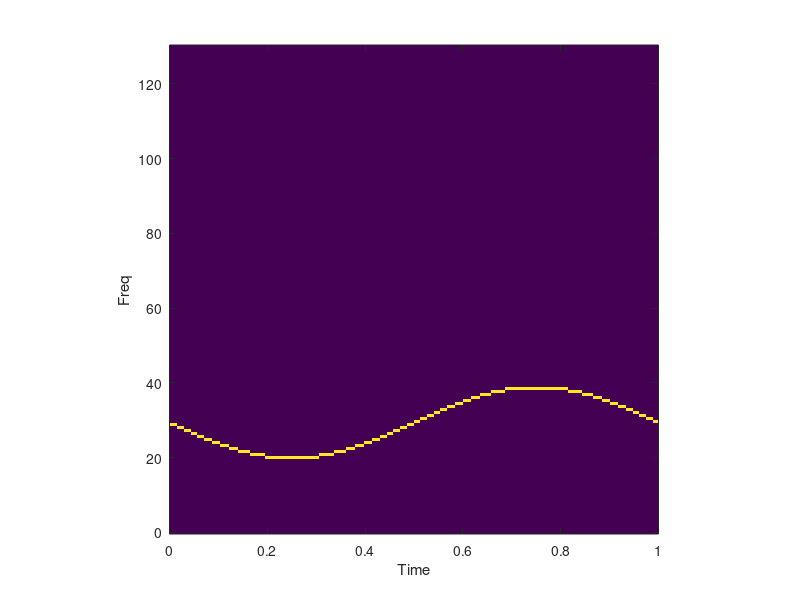

Source code (MATLAB):
% This code draw the real instantaneous frequency in Figure 1 of
% H. Yang, Robustness Analysis of Synchrosqueezed Transforms, preprint,
% 2014.


if(1)
    N = 2^10;
    Nx = N;
    t=1:Nx;
    fprintf('sampling rate is %d per second\n',N);
    x = [0:N-1]/N;
    fff = zeros(1,N);
    amp = 0.05;
    F2 = 30;
    yy = x +amp*cos(2*pi*x);
    f2 = exp(2*pi*i*F2*yy);
    InstFreq = F2*(1-amp*sin(2*pi*x)*2*pi);
end
%%%%%%%%%%%%%%%%%%%%%%%%%%%%%%%%%%%%%%%%%%%%%%%%%%%%%%%
sm = 652/4; sn = 1024;
temp = [];
for cnt = 1:sn
    distB = zeros(sm,1);
    distB(round(sm*InstFreq(cnt)/130)) = 1;
    temp = [temp distB];
end
figure;imagesc([0,1],[0,130],temp);axis square;         axis xy;
xlabel('Time') ; ylabel('Freq') ; %title('SST (display in linear scale)') ;
% set(gca, 'FontSize', 18);
% b=get(gca);
% set(b.XLabel, 'FontSize', 18);set(b.YLabel, 'FontSize', 18);set(b.ZLabel, 'FontSize', 18);set(b.Title, 'FontSize', 18);
% str = 'results/nsReal';
% print(gcf, '-depsc2', str);      command = sprintf('epstopdf %s.eps',str);      system(command);

